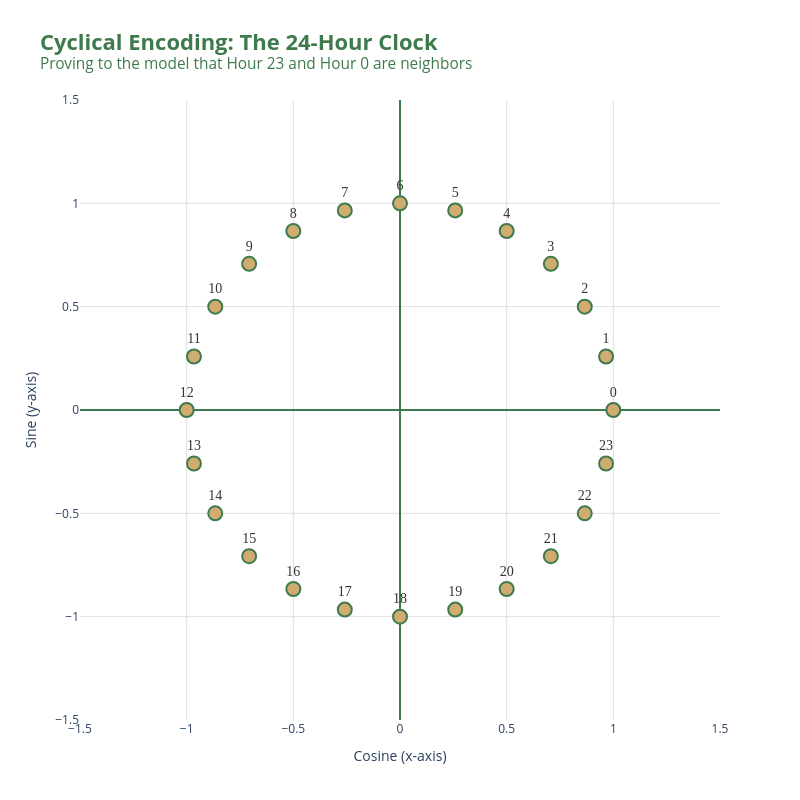

Notebook code for this chart:
### Markdown cell above
-----------

### Code cell
import pandas as pd
import numpy as np
import plotly.express as px

# 1. Generate the 24 hours and calculate their Sin/Cos values
hours = np.arange(24)
hour_sin = np.sin(2 * np.pi * hours / 24)
hour_cos = np.cos(2 * np.pi * hours / 24)

df_cyclical = pd.DataFrame({
    'Hour': hours,
    'Sine (y-axis)': hour_sin,
    'Cosine (x-axis)': hour_cos
})

# 2. Your presentation colors
dark_green = '#3F7A4D'
tan_gold = '#D1AC71'

# 3. Create the circular Scatter Plot
fig = px.scatter(
    df_cyclical,
    x='Cosine (x-axis)',
    y='Sine (y-axis)',
    text='Hour', # Puts the actual hour number right next to the dot!
    title='<b>Cyclical Encoding: The 24-Hour Clock</b><br><sup>Proving to the model that Hour 23 and Hour 0 are neighbors</sup>'
)

# 4. Format the aesthetics
fig.update_traces(
    marker=dict(size=14, color=tan_gold, line=dict(width=2, color=dark_green)),
    textposition='top center',
    textfont=dict(size=14, color='#333333', family='Arial Black')
)

fig.update_layout(
    width=800,
    height=800, # Keeping it perfectly square so the circle doesn't stretch into an oval
    plot_bgcolor='white',
    paper_bgcolor='white',
    title_font=dict(size=22, color=dark_green),
    
    # Lock the axes so it stays a perfect circle
    xaxis=dict(range=[-1.5, 1.5], showgrid=True, gridcolor='#E0E0E0', zerolinecolor=dark_green),
    yaxis=dict(range=[-1.5, 1.5], showgrid=True, gridcolor='#E0E0E0', zerolinecolor=dark_green)
)

fig.show()

### Figure 1 — Plotly figure (JSON) as saved in the notebook; plotly's stock layout.template omitted (floating-point values rounded to 4 significant figures)
{"data": [{"hovertemplate": "Cosine (x-axis)=%{x}<br>Sine (y-axis)=%{y}<br>Hour=%{text}<extra></extra>", "legendgroup": "", "marker": {"color": "#D1AC71", "line": {"color": "#3F7A4D", "width": 2}, "size": 14, "symbol": "circle"}, "mode": "markers+text", "name": "", "orientation": "v", "showlegend": false, "text": [0, 1, 2, 3, 4, 5, 6, 7, 8, 9, 10, 11, 12, 13, 14, 15, 16, 17, 18, 19, 20, 21, 22, 23], "textfont": {"color": "#333333", "family": "Arial Black", "size": 14}, "textposition": "top center", "type": "scatter", "x": [1, 0.9659, 0.866, 0.7071, 0.5, 0.2588, 6.123e-17, -0.2588, -0.5, -0.7071, -0.866, -0.9659, -1, -0.9659, -0.866, -0.7071, -0.5, -0.2588, -1.837e-16, 0.2588, 0.5, 0.7071, 0.866, 0.9659], "xaxis": "x", "y": [0, 0.2588, 0.5, 0.7071, 0.866, 0.9659, 1, 0.9659, 0.866, 0.7071, 0.5, 0.2588, 1.225e-16, -0.2588, -0.5, -0.7071, -0.866, -0.9659, -1, -0.9659, -0.866, -0.7071, -0.5, -0.2588], "yaxis": "y"}], "layout": {"height": 800, "legend": {"tracegroupgap": 0}, "paper_bgcolor": "white", "plot_bgcolor": "white", "title": {"font": {"color": "#3F7A4D", "size": 22}, "text": "<b>Cyclical Encoding: The 24-Hour Clock</b><br><sup>Proving to the model that Hour 23 and Hour 0 are neighbors</sup>"}, "width": 800, "xaxis": {"anchor": "y", "domain": [0, 1], "gridcolor": "#E0E0E0", "range": [-1.5, 1.5], "showgrid": true, "title": {"text": "Cosine (x-axis)"}, "zerolinecolor": "#3F7A4D"}, "yaxis": {"anchor": "x", "domain": [0, 1], "gridcolor": "#E0E0E0", "range": [-1.5, 1.5], "showgrid": true, "title": {"text": "Sine (y-axis)"}, "zerolinecolor": "#3F7A4D"}}}
